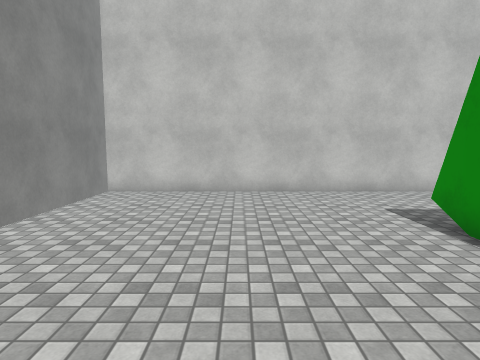
[1] (above)

19 first-person views from a walk through a 3-D level made in the Unity game engine. The camera is 1.5 m above the floor, tilts 6° down and sees 75° across. The floor is counted in squares, 1 m on a side. Each view is taken from the middle of a square. On the plan, view 1 faces up. The plan holds only what a view shows up to about 15 squares ahead; the rest is blank. The place goes on beyond the plan. Surface patterns are stand-ins for the level's own textures.

[2]
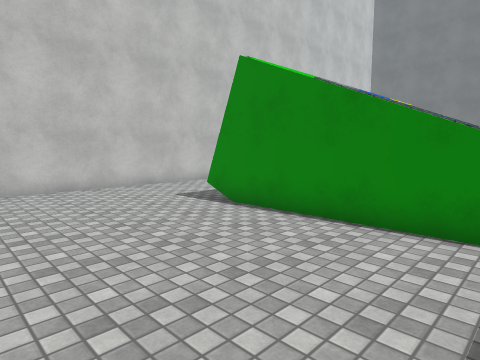

[3]
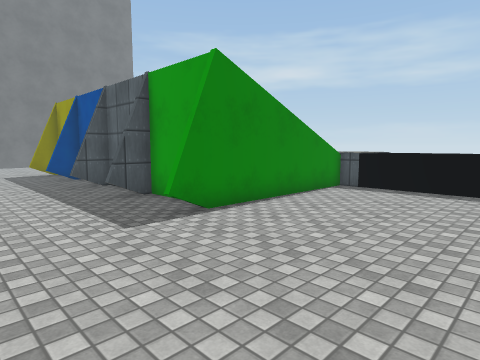

[4]
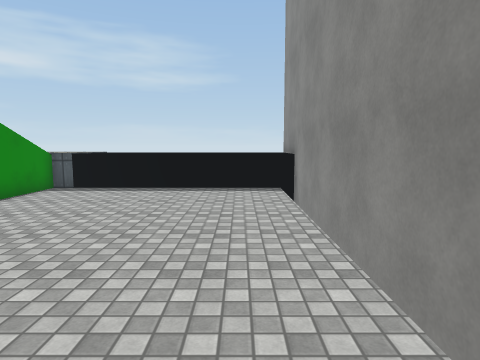

[5]
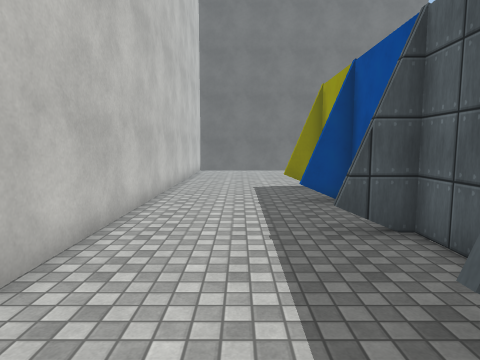

[6]
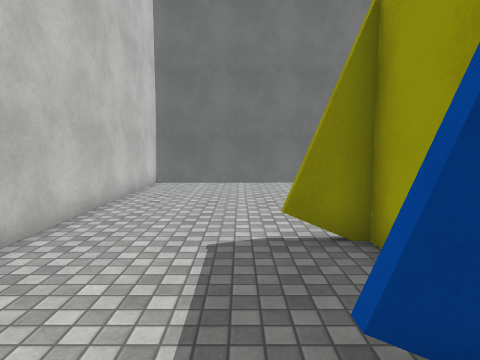

[7]
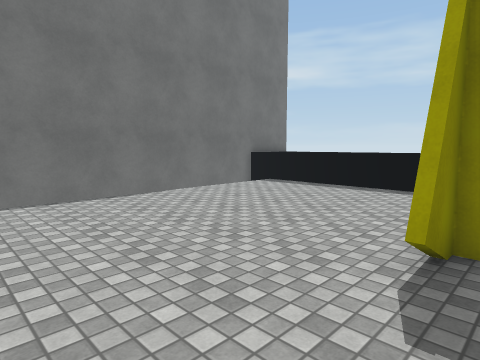

[8]
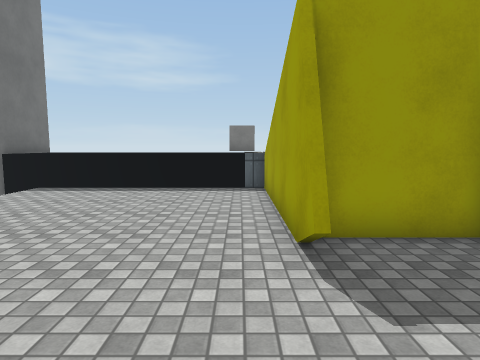

[9]
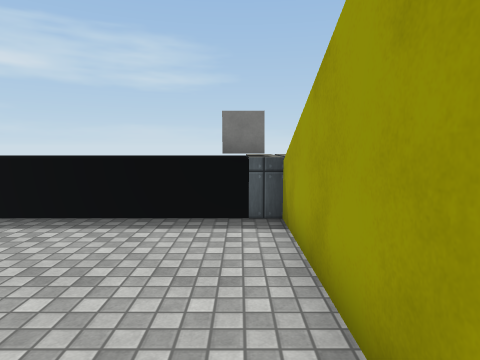

[10]
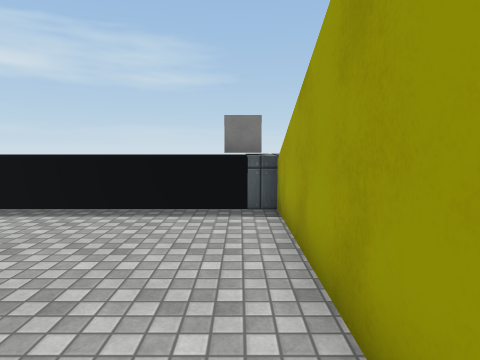

[11]
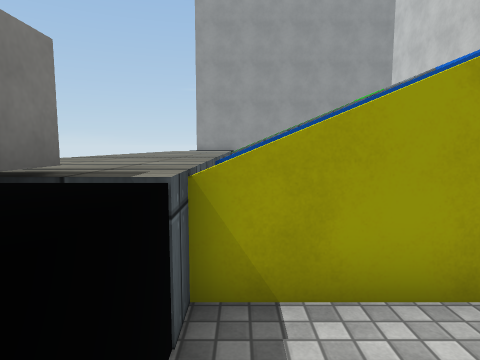

[12]
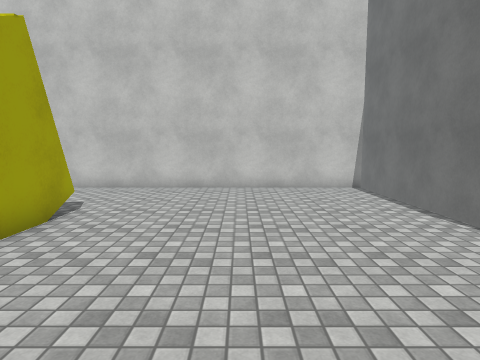

[13]
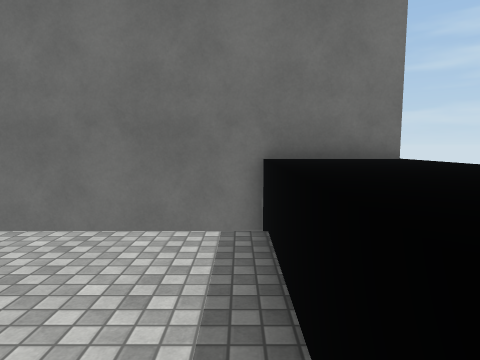

[14]
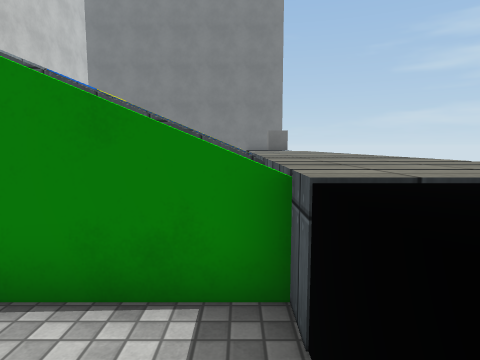

[15]
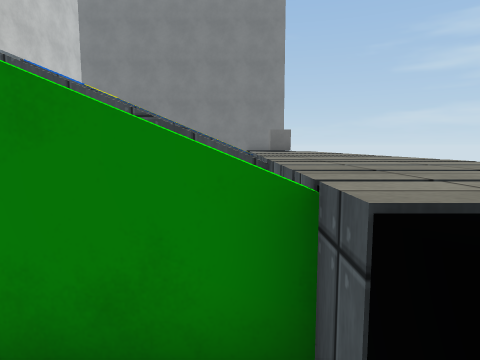

[16]
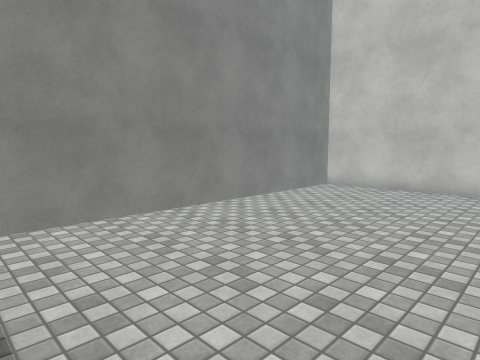

[17]
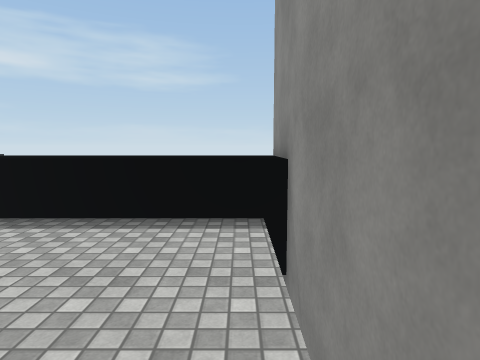

[18]
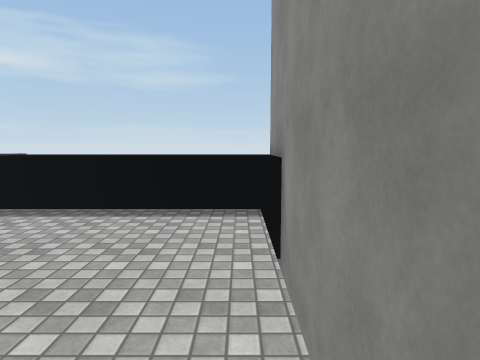

[19]
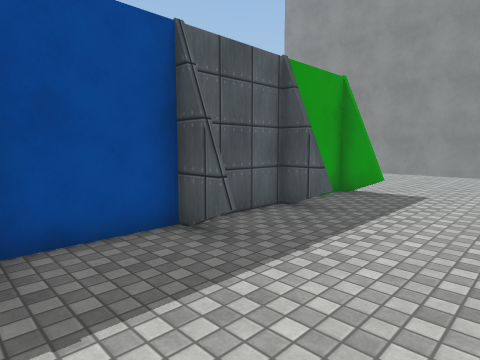

### Floor plan
Key: @ floor where view 1 was taken; # wall or solid block; . floor; ^ raised ledge.
Columns run from 5 left of view 1 to 27 right of it. Each row starts with its distance up from view 1.
 11 ################################
 10 #..............................#
  9 #..............................#
  8 #..............................#
  7 #..............................#
  6 #........#..#..#...#..#........#
  5 #........##############........#
  4 #........#            #........#
  3 #........#            #........#
  2 #........#            #........#
  1 #........#            #........#
  0 #....@...#  #   #  #  #........ #
 -1 #........#  #  ##  #  #........ #
 -2 ^^^^^^^^^^^^^^^^^^^^^^^^^^^^^^^^^
 -3 ^^^^^^^^^^^^^^^^^^^^^^^#^^^^^^^^^
 -4 ^^^^^^^^^^^^^^^^^^^^^ ^^^^^^^^^^^

Where each view was taken, in squares from view 1:
view 1: 0 up, 0 right, facing up
view 2: 1 down, 2 left, facing up-right
view 3: 10 up, 2 left, facing down-right
view 4: 10 up, 3 left, facing down
view 5: 8 up, 5 right, facing right
view 6: 7 up, 12 right, facing right
view 7: 10 up, 16 right, facing down-right
view 8: 10 up, 18 right, facing down
view 9: 5 up, 18 right, facing down
view 10: 6 up, 18 right, facing down
view 11: 1 down, 20 right, facing left
view 12: 1 down, 21 right, facing up
view 13: 1 down, 20 right, facing right
view 14: 1 down, 1 right, facing right
view 15: 1 down, 2 right, facing right
view 16: 1 down, 2 right, facing up-left
view 17: 5 up, 4 left, facing down
view 18: 6 up, 4 left, facing down
view 19: 10 up, 14 right, facing down-left
